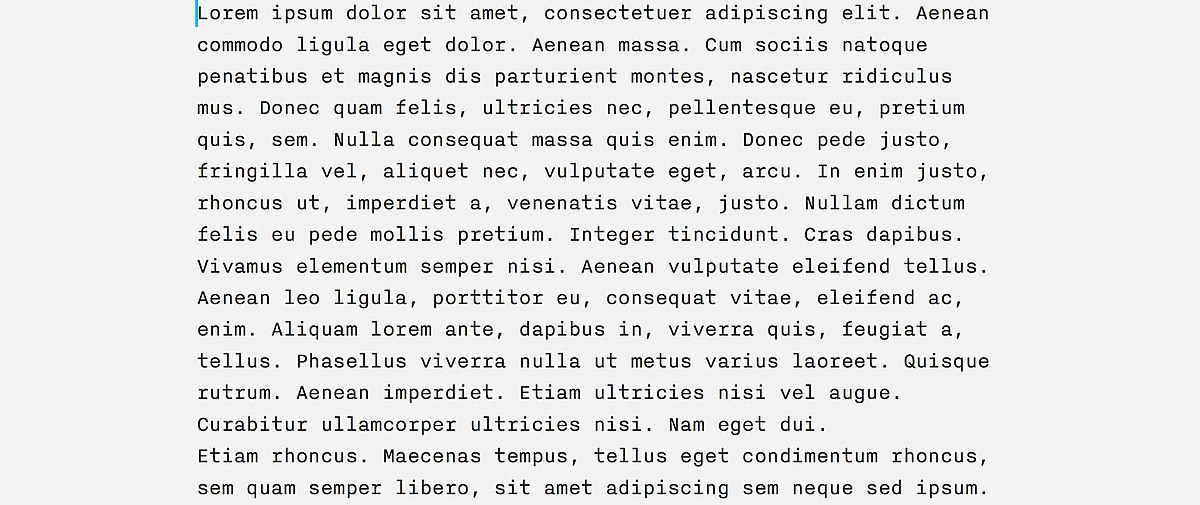
#> input picture SampleImages/lorem.jpg, 1200 x 505 px
$ python box_test.py
#> lines starting #> are read from the running program, lines starting #| are printed output that depends on the picture; after the words box and inside, x2 and y2 are one past the last pixel; in counts of white or black regions, pixels touching at a corner belong together
import cv2
import pytesseract

img = cv2.imread(r'../SampleImages/lorem.jpg', 0)
#> img: shape (505, 1200); min 0, max 255, mean 228.2

h, w = img.shape
#> h = 505; w = 1200

ret, thresh1 = cv2.threshold(img, 0, 255, cv2.THRESH_OTSU | cv2.THRESH_BINARY_INV)
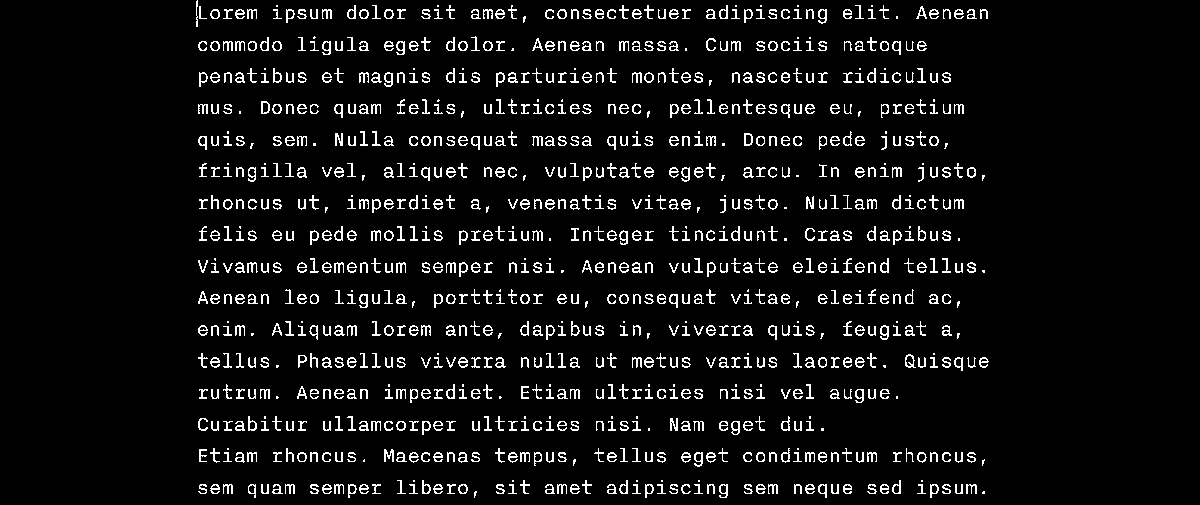
#> thresh1: shape (505, 1200); 6.4% white in thin lines or dots, all inside (x1, y1, x2, y2) = (196, 0, 989, 498)
#> ret = 136
print(thresh1)
#> (printed output is left out)
#> (the run stopped early here; a loop or call above may not have finished)
